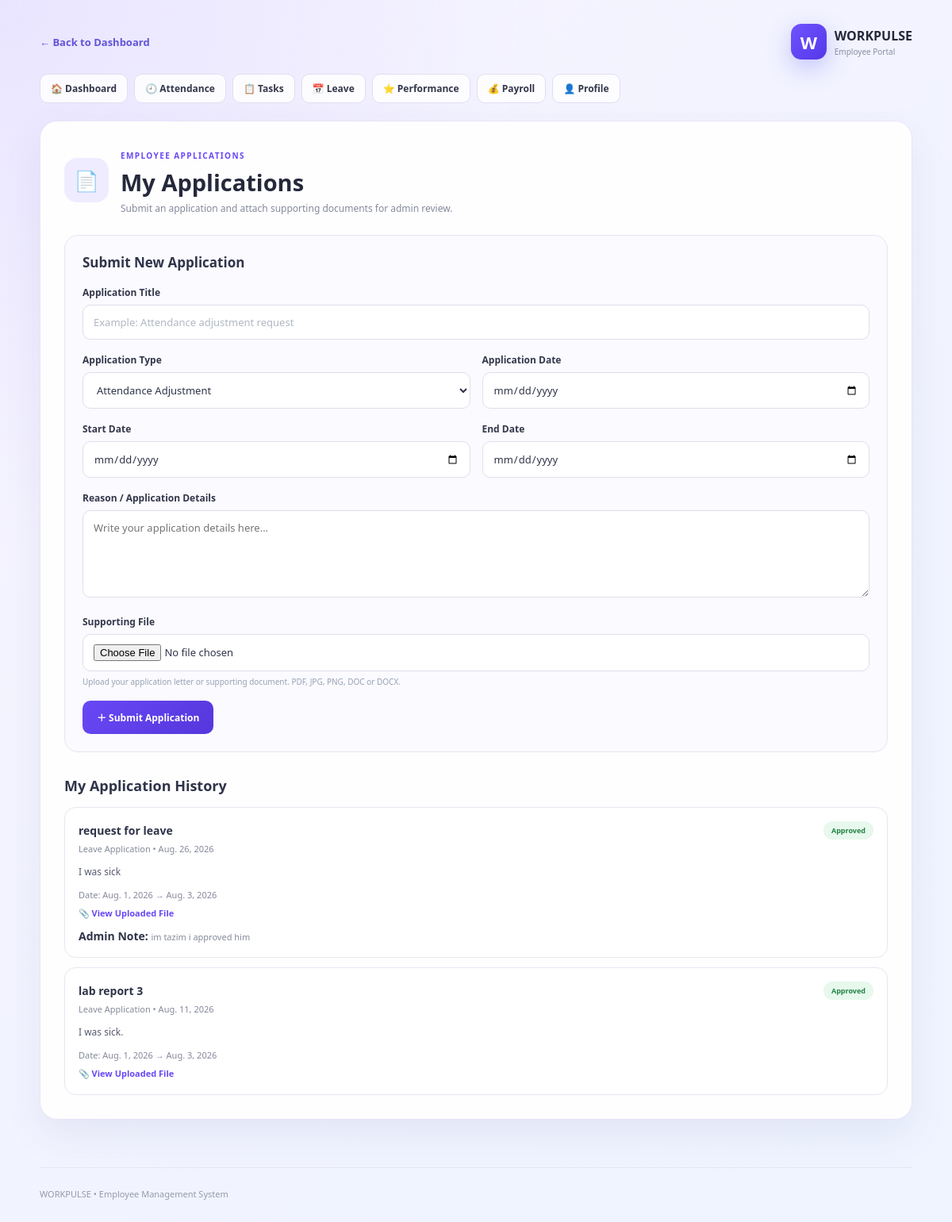
/employee/applications/ (signed in), run on the app's committed database.
### core/models.py (models this page shows, shortened)
class EmployeeApplication(models.Model):
    APPLICATION_TYPE_CHOICES = [
        (
            'attendance_adjustment',
            'Attendance Adjustment'
        ),
        (
            'leave_application',
            'Leave Application'
        ),
        (
            'other',
            'Other Application'
        ),
    ]
    STATUS_CHOICES = [
        ('pending', 'Pending'),
        ('approved', 'Approved'),
        ('rejected', 'Rejected'),
    ]
    employee = models.ForeignKey(
        Employee,
        on_delete=models.CASCADE,
        related_name='applications'
    )
    title = models.CharField(
        max_length=200
    )
    application_type = models.CharField(
        max_length=30,
        choices=APPLICATION_TYPE_CHOICES,
        default='attendance_adjustment'
    )
    application_date = models.DateField(
        default=timezone.localdate
    )
    start_date = models.DateField(
        null=True,
        blank=True
    )
    end_date = models.DateField(
        null=True,
        blank=True
    )
    reason = models.TextField()
    attachment = models.FileField(
        upload_to='employee_applications/%Y/%m/',
        null=True,
        blank=True,
        validators=[
            FileExtensionValidator(
                allowed_extensions=[
                    'pdf',
                    'jpg',
                    'jpeg',
                    'png',
                    'doc',
                    'docx'
                ]
            )
        ]
    )
    status = models.CharField(
        max_length=20,
        choices=STATUS_CHOICES,
        default='pending'
    )
    admin_note = models.TextField(
        blank=True
    )
    reviewed_by = models.ForeignKey(
        User,
        on_delete=models.SET_NULL,
        null=True,
        blank=True,
        related_name='reviewed_employee_applications'
    )
    reviewed_at = models.DateTimeField(
        null=True,
        blank=True
    )
    created_at = models.DateTimeField(
        auto_now_add=True
    )
    updated_at = models.DateTimeField(
        auto_now=True
    )
    class Meta:
        ordering = ['-created_at']

### core/views.py (the view, shortened to what this page needs)
@employee_required
def employee_applications(request):
    employee = request.user.employee_profile
    return render(
        request,
        'core/employee_applications.html',
        {
            'employee': employee,
            'applications': employee.applications.all(),
            'application_types': (
                EmployeeApplication.APPLICATION_TYPE_CHOICES
            ),
        }
    )

### core/context_processors.py (called while the page is built)
def workpulse_notifications(request):
    if not request.user.is_authenticated:
        return {}
    notifications = Notification.objects.filter(recipient=request.user)
    return {
        'unread_notifications': notifications.filter(read_at__isnull=True)[:5],
        'unread_notification_count': notifications.filter(read_at__isnull=True).count(),
    }

### core/views.py (called while the page is built)
def employee_required(view):
    return never_cache(user_passes_test(
        lambda user: user.is_authenticated and hasattr(user, 'employee_profile'),
        login_url='employee_login',
    )(view))

### core/templates/core/employee_applications.html (shortened to what this page needs)
{% load static %}
<!DOCTYPE html>
<html lang="en">
<head>
    <link
        rel="stylesheet"
        href="{% static 'core/css/style.css' %}"
    >
</head>
<body>
<div class="application-page">
    <main class="application-wrapper">
        <div class="application-top">
            <a
                href="{% url 'employee_dashboard' %}"
                class="back-link"
            >
                ← Back to Dashboard
            </a>
            <div class="application-brand">
                <div class="brand-icon">
                    W
                </div>
                <div>
                    <strong>
                        WORKPULSE
                    </strong>
                    <span>
                        Employee Portal
                    </span>
                </div>
            </div>
        </div>
        <nav class="application-nav">
            <a href="{% url 'employee_dashboard' %}">
                🏠 Dashboard
            </a>
            <a href="{% url 'employee_attendance' %}">
                🕘 Attendance
            </a>
            <a href="{% url 'employee_tasks' %}">
                📋 Tasks
            </a>
            <a href="{% url 'employee_leave' %}">
                📅 Leave
            </a>
            <a href="{% url 'employee_performance' %}">
                ⭐ Performance
            </a>
            <a href="{% url 'employee_payroll' %}">
                💰 Payroll
            </a>
            <a href="{% url 'employee_profile' %}">
                👤 Profile
            </a>
        </nav>
        <section class="application-card">
            <div class="application-heading">
                <div class="application-icon">
                    📄
                </div>
                <div>
                    <span class="section-label">
                        EMPLOYEE APPLICATIONS
                    </span>
                    <h1>
                        My Applications
                    </h1>
                    <p>
                        Submit an application and attach
                        supporting documents for admin review.
                    </p>
                </div>
            </div>
            <div class="application-form">
                <h2 class="form-title">
                    Submit New Application
                </h2>
                <form
                    method="POST"
                    enctype="multipart/form-data"
                >
                    <div class="input-group">
                        <label for="title">
                            Application Title
                        </label>
                        <input
                            type="text"
                            id="title"
                            name="title"
                            placeholder="Example: Attendance adjustment request"
                            required
                        >
                    </div>
                    <div class="form-row">
                        <div class="input-group">
                            <label for="application_type">
                                Application Type
                            </label>
                            <select
                                id="application_type"
                                name="application_type"
                                required
                            >
                                {% for value, label in application_types %}
                                    <option value="{{ value }}">
                                        {{ label }}
                                    </option>
                                {% endfor %}
                            </select>
                        </div>
                        <div class="input-group">
                            <label for="application_date">
                                Application Date
                            </label>
                            <input
                                type="date"
                                id="application_date"
                                name="application_date"
                            >
                        </div>
                    </div>
                    <div class="form-row">
                        <div class="input-group">
                            <label for="start_date">
                                Start Date
                            </label>
                            <input
                                type="date"
                                id="start_date"
                                name="start_date"
                            >
                        </div>
                        <div class="input-group">
                            <label for="end_date">
                                End Date
                            </label>
                            <input
                                type="date"
                                id="end_date"
                                name="end_date"
                            >
                        </div>
                    </div>
                    <div class="input-group">
                        <label for="reason">
                            Reason / Application Details
                        </label>
                        <textarea
                            id="reason"
                            name="reason"
                            placeholder="Write your application details here..."
                            required
                        ></textarea>
                    </div>
                    <div class="input-group">
                        <label for="attachment">
                            Supporting File
                        </label>
                        <input
                            type="file"
                            id="attachment"
                            name="attachment"
                            accept=".pdf,.jpg,.jpeg,.png,.doc,.docx"
                        >
                        <small class="file-help">
                            Upload your application letter or supporting document.
                            PDF, JPG, PNG, DOC or DOCX.
                        </small>
                    </div>
                    <button
                        type="submit"
                        class="submit-btn"
                    >
                        ＋ Submit Application
                    </button>
                </form>
            </div>
            <h2 class="section-title">
                My Application History
            </h2>
            <div class="application-list">
                {% for application in applications %}
                    <div class="application-item">
                        <div class="application-item-top">
                            <div>
                                <strong>
                                    {{ application.title }}
                                </strong>
                                <div class="application-meta">
                                    {{ application.get_application_type_display }}
                                    •
                                    {{ application.application_date }}
                                </div>
                            </div>
                            {% if application.status == 'pending' %}
                                <span class="status status-pending">
                                    Pending
                                </span>
                            {% elif application.status == 'approved' %}
                                <span class="status status-approved">
                                    Approved
                                </span>
                            {% else %}
                                <span class="status status-rejected">
                                    Rejected
                                </span>
                            {% endif %}
                        </div>
                        <div class="application-reason">
                            {{ application.reason }}
                        </div>
                        {% if application.start_date or application.end_date %}
                            <div class="application-meta">
                                Date:
                                {{ application.start_date|default:"-" }}
                                →
                                {{ application.end_date|default:"-" }}
                            </div>
                        {% endif %}
                        {% if application.attachment %}
                            <a
                                href="{{ application.attachment.url }}"
                                target="_blank"
                                class="attachment-link"
                            >
                                📎 View Uploaded File
                            </a>
                        {% endif %}
                        {% if application.admin_note %}
                            <div class="application-meta"
                                 style="margin-top:10px;">
                                <strong>
                                    Admin Note:
                                </strong>
                                {{ application.admin_note }}
                            </div>
                        {% endif %}
                    </div>
                {% endfor %}
            </div>
        </section>
        <footer class="footer">
            WORKPULSE • Employee Management System
        </footer>
    </main>
</div>
</body>
</html>

### core/static/core/css/style.css (style rules this page uses)
* { margin: 0; padding: 0; box-sizing: border-box; }
html { scroll-behavior: smooth; }
body { font-family: "Segoe UI", Arial, sans-serif; min-height: 100vh; color: #172033; overflow-x: hidden; background: radial-gradient(circle at 10% 20%, rgba(99,102,241,.14), transparent 30%), radial-gradient(circle at 90% 80%, rgba(16,185,129,.12), transparent 30%), linear-gradient(135deg, #f8f9ff, #eef2ff 50%, #f5fbff); }
.brand-icon { width: 45px; height: 45px; display: grid; place-items: center; color: white; font-weight: 800; font-size: 22px; border-radius: 14px; background: linear-gradient( 135deg, #6366f1, #8b5cf6 ); box-shadow: 0 10px 30px rgba(99,102,241,.35); }
.eyebrow, .section-label { color: #6366f1; font-size: 11px; font-weight: 800; letter-spacing: 2px; }
.status { padding: 6px 10px; font-size: 10px; font-weight: 700; border-radius: 20px; }
footer { display: flex; justify-content: space-between; margin-top: 60px; padding-top: 25px; border-top: 1px solid rgba(0,0,0,.06); color: #98a2b3; font-size: 11px; }
.back-link { text-decoration: none; color: #667085; font-size: 13px; font-weight: 600; transition: .25s; }
.input-group { margin-bottom: 20px; }
.input-group label { display: block; margin-bottom: 8px; color: #344054; font-size: 12px; font-weight: 700; }
.input-group input { width: 100%; padding: 14px 16px; border: 1px solid #e4e7ec; border-radius: 13px; outline: none; color: #172033; font-size: 13px; background: rgba(255,255,255,.75); transition: border .25s, box-shadow .25s, transform .25s; }
.input-group input::placeholder { color: #b0b7c3; }
.input-group small { display: block; margin-top: 6px; color: #98a2b3; font-size: 10px; }
.form-row { display: grid; grid-template-columns: 1fr 1fr; gap: 18px; }

### data on the page
EmployeeApplication: title "request for leave", application_type "Leave Application", application_date "Aug. 26, 2026", status "Approved", reason "I was sick", start_date "Aug. 1, 2026", end_date "Aug. 3, 2026", admin_note "im tazim i approved him"
EmployeeApplication: title "lab report 3", application_type "Leave Application", application_date "Aug. 11, 2026", status "Approved", reason "I was sick.", start_date "Aug. 1, 2026", end_date "Aug. 3, 2026"

### other printed values
form field application_type "Attendance Adjustment"
